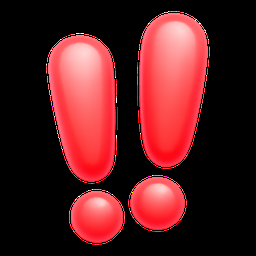
#> input picture src/verdigris/qtui/assets/reactions/Emphasize.png, 256 x 256 px
$ python -i avatars.py   (imports and definitions only)
#> lines starting #> are read from the running program, lines starting #| are printed output that depends on the picture
### src/verdigris/config.py
"""Single source of truth for static configuration.

Everything here can be overridden later via env vars or a TOML config file;
for Phase 1 hard-coding is fine.
"""
from __future__ import annotations

import os
from pathlib import Path


def _load_local_env() -> None:
    """Source ~/.config/verdigris/local.env into os.environ before we
    read settings. Mirrors what systemd's `EnvironmentFile=` does for the
    daemon, so the CLI gets the same config when invoked from a fresh
    shell without anyone having to `source` anything.

    Anything already in os.environ wins — explicit env > local.env."""
    config_path = (
        Path(os.environ.get("XDG_CONFIG_HOME") or (Path.home() / ".config"))
        / "verdigris" / "local.env"
    )
    if not config_path.exists():
        config_path = config_path.parent.parent / "iphonebridge" / "local.env"
    if not config_path.exists():
        return
    try:
        entries = []
        for raw in config_path.read_text().splitlines():
            line = raw.strip()
            if not line or line.startswith("#") or "=" not in line:
                continue
            k, _, v = line.partition("=")
            k, v = k.strip(), v.strip().strip('"').strip("'")
            if k:
                entries.append((k, v))
        # Prefer native names if a transition file contains both spellings.
        for k, v in sorted(entries, key=lambda item: item[0].startswith("IPHONEBRIDGE_")):
            k = k.replace("IPHONEBRIDGE_", "VERDIGRIS_", 1)
            os.environ.setdefault(k, v)
    except OSError:
        pass


# Explicit legacy environment settings still take precedence over local.env.
for _key, _value in list(os.environ.items()):
    if _key.startswith("IPHONEBRIDGE_"):
        os.environ.setdefault(_key.replace("IPHONEBRIDGE_", "VERDIGRIS_", 1), _value)

_load_local_env()


# ---- target device ------------------------------------------------------

IPHONE_MAC: str = os.environ.get("VERDIGRIS_MAC", "AA:BB:CC:DD:EE:FF")
"""BD_ADDR of the paired iPhone. Set VERDIGRIS_MAC env var to your
iPhone's MAC, or put it in ~/.config/verdigris/local.env which the
systemd user unit will source. The default is a placeholder — `doctor`
will refuse to pass until you've overridden it."""

ADAPTER: str = os.environ.get("VERDIGRIS_ADAPTER", "hci0")
"""Local Bluetooth adapter."""

# ---- BlueZ identity dance (per spike/RESULTS.md §1) ---------------------

# Class-of-Device: A/V Hands-Free Device. iOS surfaces MAP/PBAP toggles
# only when the adapter presents itself with this CoD class.
COD_MAJOR: int = 4   # Audio/Video
COD_MINOR: int = 8   # = bits 7-2 → 0x02 = Hands-Free Device

ANCS_SOLICIT_UUID: str = "7905F431-B5CE-4E99-A40F-4B1E122D00D0"
"""Apple Notification Center Service UUID. Used in the BLE advert's
SolicitUUIDs field; required for the iOS toggles to surface, even though
we're not actually consuming ANCS in Phase 1."""

BLE_ADVERT_LOCAL_NAME: str = "pop-os-ibridge"

# ---- privacy ------------------------------------------------------------

def _env_bool(name: str, default: bool) -> bool:
    raw = os.environ.get(name)
    if raw is None:
        return default
    return raw.strip().lower() in ("1", "true", "yes", "on")


SEND_READ_RECEIPTS: bool = _env_bool("VERDIGRIS_SEND_READ_RECEIPTS", True)
"""Master switch for telling senders we've read their messages.

Read receipts are bidirectional: the same channel that reports *their* read
state reports ours back to them. The policy here is narrower than iOS's
all-or-nothing toggle — **a receipt goes out only when you send something
into the thread**, never merely because you looked at it:

  * Opening or scrolling a conversation discloses nothing.
  * Replying, reacting, or sending discloses that you read it — which
    replying already does anyway, so the receipt adds no information.

That makes the disclosure a consequence of an action you deliberately took,
which is why this defaults on. Set the env var false to suppress even that.

Note there are two unrelated 'mark read' operations in this codebase, and
only one of them is governed by this flag:

  * `ThreadStore._mark_read` (qtui/models.py) is local bookkeeping — it
    clears the unread badge and nothing else. Always runs.
  * `Messages1.MarkRead` (dbus_service.py) sends a receipt over iMessage.
    Only reached via a successful send; see `_read_receipt_on_send`.
"""

# ---- desktop notifications ----------------------------------------------

def _env_nonneg_int(name: str, default: int) -> int:
    raw = os.environ.get(name)
    if raw is None or not raw.strip():
        return default
    try:
        value = int(raw.strip())
    except ValueError:
        return default
    return value if value >= 0 else default


NOTIFICATION_TIMEOUT_SEC: int = _env_nonneg_int(
    "VERDIGRIS_NOTIFICATION_TIMEOUT_SEC", 15)
"""Seconds desktop message popups stay on screen before auto-dismissing.

0 = never expire (previous behavior). Incoming-call popups always stay
until answered or ended, regardless of this value. Auto-expiry does not
mark the message read on the iPhone — only a manual dismiss does that.
"""

# ---- runtime paths ------------------------------------------------------

_state_home = Path(
    os.environ.get("XDG_STATE_HOME") or (Path.home() / ".local/state")
) / "verdigris"

# Reuse an existing backend state tree to preserve absolute photo/attachment paths.
_legacy_state = _state_home.parent / "iphonebridge"
if not _state_home.exists() and _legacy_state.is_dir():
    _state_home = _legacy_state

STATE_DIR: Path = _state_home
EVENTS_JSONL: Path = _state_home / "events.jsonl"
# Legacy backup import dump; still read once when migrating into MESSAGES_DB.
BACKUP_EVENTS_JSONL: Path = _state_home / "backup_events.jsonl"
# Primary durable message history (live + backup + state). Replaces dual JSONL.
MESSAGES_DB: Path = _state_home / "messages.sqlite"
CONTACTS_DB: Path = _state_home / "contacts.sqlite"
PHOTOS_DIR: Path = _state_home / "contact_photos"

def ensure_dirs() -> None:
    STATE_DIR.mkdir(parents=True, exist_ok=True)
    PHOTOS_DIR.mkdir(parents=True, exist_ok=True)

# ---- dbus paths used in the daemon --------------------------------------

BLE_ADVERT_DBUS_PATH: str = "/dev/turbinebmw/Verdigris/Bridge/ancs_advert"

### src/verdigris/avatars.py
"""Pre-rendered circular contact avatars.

Masking a photo into a circle in QML costs several layered render targets
per avatar (mask layer + effect layer, each multisampled). With a list of
forty conversations that's over a hundred framebuffers, which is enough to
make scrolling stutter. Cutting the circle once with Pillow and caching the
result means the UI just draws a plain image — no layers, no shaders — and
the edge is smoother than the GPU mask was anyway.

Shared by the Qt UI and the notification sink.
"""
from __future__ import annotations

import logging
from pathlib import Path

from verdigris import config

log = logging.getLogger(__name__)

CACHE_DIR = config.STATE_DIR / "avatars"
_SIZE = 128
# Mask is drawn at 4x and downscaled — a plain ellipse at final size has
# visibly stepped edges.
_SUPERSAMPLE = 4

# Process-local memo: (src, size, mtime) → path. Sidebar refresh hits every
# visible conversation dozens of times a minute; the disk PNG is already
# cheap, but the mtime/stat round-trips still add up.
_MEMO: dict[tuple[str, int], tuple[float, str | None]] = {}


def circular(src: str | Path | None, size: int = _SIZE) -> str | None:
    """Round-cropped PNG for `src`, cached. Returns None when unavailable.

    Falls back to the original path if Pillow isn't installed, so callers
    still get a (square) picture rather than nothing.
    """
    if not src:
        return None
    source = Path(src)
    try:
        st = source.stat()
    except OSError:
        return None
    if not source.is_file():
        return None

    key = (str(source), size)
    mtime = st.st_mtime
    hit = _MEMO.get(key)
    if hit is not None and hit[0] == mtime:
        return hit[1]

    try:
        from PIL import Image, ImageDraw
    except Exception:
        result = str(source)
        _MEMO[key] = (mtime, result)
        return result

    try:
        CACHE_DIR.mkdir(parents=True, exist_ok=True)
        dest = CACHE_DIR / f"{source.stem}_{size}.png"
        if dest.exists() and dest.stat().st_mtime >= mtime:
            result = str(dest)
            _MEMO[key] = (mtime, result)
            return result

        img = Image.open(source).convert("RGBA")
        # Centre-crop to a square first, or the circle comes out an ellipse.
        w, h = img.size
        side = min(w, h)
        img = img.crop(((w - side) // 2, (h - side) // 2,
                        (w - side) // 2 + side, (h - side) // 2 + side))
        img = img.resize((size, size), Image.LANCZOS)

        big = size * _SUPERSAMPLE
        mask = Image.new("L", (big, big), 0)
        ImageDraw.Draw(mask).ellipse((0, 0, big - 1, big - 1), fill=255)
        mask = mask.resize((size, size), Image.LANCZOS)

        out = Image.new("RGBA", (size, size), (0, 0, 0, 0))
        out.paste(img, (0, 0), mask)
        out.save(dest, "PNG")
        result = str(dest)
        _MEMO[key] = (mtime, result)
        return result
    except Exception:
        log.debug("could not round-crop %s", src, exc_info=True)
        result = str(source)
        _MEMO[key] = (mtime, result)
        return result

>>> import cv2
>>> picture = cv2.imread('qtui/assets/reactions/Emphasize.png', cv2.IMREAD_GRAYSCALE)
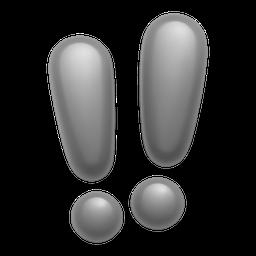
#> picture: shape (256, 256); min 0, max 255, mean 45.7
>>> result = circular(picture)
#> (the run stopped early here; a loop or call above may not have finished)

$ run again, on src/verdigris/qtui/assets/reactions/Heart.png
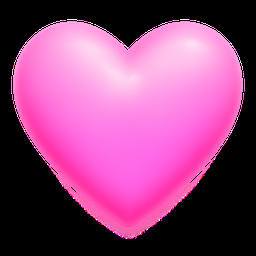
#> input picture src/verdigris/qtui/assets/reactions/Heart.png, 256 x 256 px
#> `picture = cv2.imread('qtui/assets/reactions/Emphasize.png', cv2.IMREAD..`:
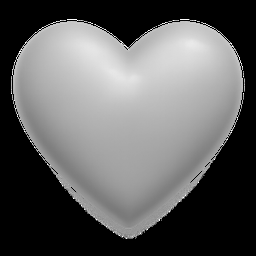
#> picture: shape (256, 256); min 0, max 255, mean 96

$ run again, on src/verdigris/qtui/assets/reactions/Question.png
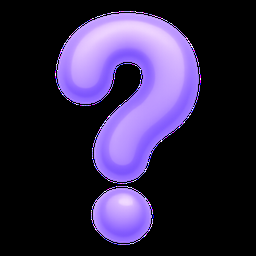
#> input picture src/verdigris/qtui/assets/reactions/Question.png, 256 x 256 px
#> `picture = cv2.imread('qtui/assets/reactions/Emphasize.png', cv2.IMREAD..`:
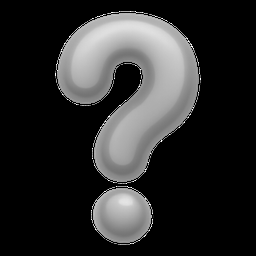
#> picture: shape (256, 256); min 0, max 255, mean 44.4
